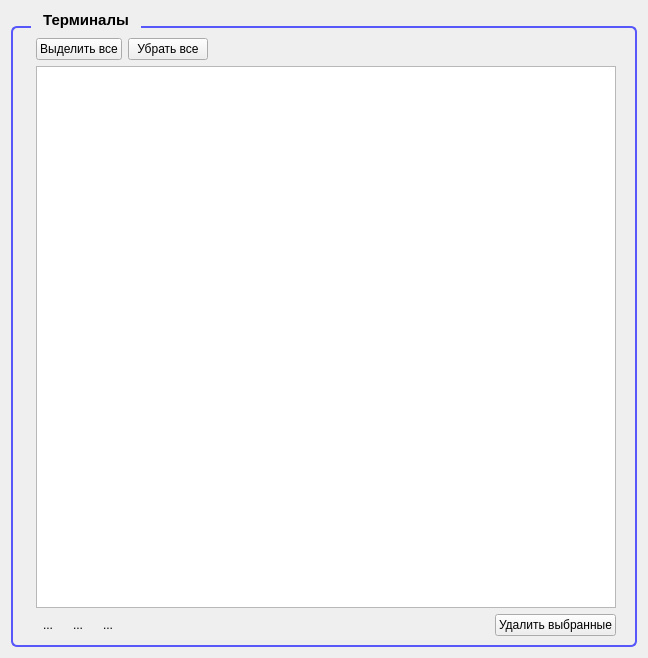
<?xml version="1.0" encoding="UTF-8"?>
<ui version="4.0">
 <class>SelectTerminalsForm</class>
 <widget class="QWidget" name="SelectTerminalsForm">
  <property name="geometry">
   <rect>
    <x>0</x>
    <y>0</y>
    <width>648</width>
    <height>658</height>
   </rect>
  </property>
  <property name="maximumSize">
   <size>
    <width>16777215</width>
    <height>16777215</height>
   </size>
  </property>
  <property name="windowTitle">
   <string>Form</string>
  </property>
  <layout class="QGridLayout" name="gridLayout_2">
   <item row="0" column="0">
    <widget class="QGroupBox" name="groupBoxFuel">
     <property name="styleSheet">
      <string notr="true">QGroupBox
                {
                   border:2px solid #5858FA;
                   border-radius: 6px;
                   padding-top: 1px;
                   padding-left: 14px;
                   padding-right: 10px;
                   padding-bottom: 0px;
                   font-weight: bold;
                   font-size: 15px;
                   margin-top: 15px; 
                }
                QGroupBox::title {
                subcontrol-origin: margin;
                subcontrol-position: top left;
                left: 20px;
                padding: 0 10px;
                }</string>
     </property>
     <property name="title">
      <string>Терминалы</string>
     </property>
     <layout class="QGridLayout" name="gridLayout">
      <item row="1" column="0" colspan="3">
       <widget class="QTableWidget" name="tableWidgetTerm">
        <property name="editTriggers">
         <set>QAbstractItemView::NoEditTriggers</set>
        </property>
        <property name="alternatingRowColors">
         <bool>true</bool>
        </property>
        <property name="selectionMode">
         <enum>QAbstractItemView::SingleSelection</enum>
        </property>
        <property name="selectionBehavior">
         <enum>QAbstractItemView::SelectRows</enum>
        </property>
        <property name="sortingEnabled">
         <bool>false</bool>
        </property>
       </widget>
      </item>
      <item row="0" column="2">
       <spacer name="horizontalSpacer">
        <property name="orientation">
         <enum>Qt::Horizontal</enum>
        </property>
        <property name="sizeHint" stdset="0">
         <size>
          <width>40</width>
          <height>20</height>
         </size>
        </property>
       </spacer>
      </item>
      <item row="0" column="1">
       <widget class="QPushButton" name="pushButtonDeSelectAll">
        <property name="text">
         <string>Убрать все</string>
        </property>
        <property name="icon">
         <iconset resource="../resourses.qrc">
          <normaloff>:/Images/removeAll.png</normaloff>:/Images/removeAll.png</iconset>
        </property>
        <property name="iconSize">
         <size>
          <width>32</width>
          <height>32</height>
         </size>
        </property>
       </widget>
      </item>
      <item row="0" column="0">
       <widget class="QPushButton" name="pushButtonSelectAll">
        <property name="text">
         <string>Выделить все</string>
        </property>
        <property name="icon">
         <iconset resource="../resourses.qrc">
          <normaloff>:/Images/all_check.png</normaloff>:/Images/all_check.png</iconset>
        </property>
        <property name="iconSize">
         <size>
          <width>32</width>
          <height>32</height>
         </size>
        </property>
       </widget>
      </item>
      <item row="2" column="0" colspan="3">
       <layout class="QHBoxLayout" name="horizontalLayout">
        <item>
         <widget class="QToolButton" name="toolButtonSelectTerminal">
          <property name="toolTip">
           <string>Добавить терминал</string>
          </property>
          <property name="text">
           <string>...</string>
          </property>
          <property name="icon">
           <iconset resource="../resourses.qrc">
            <normaloff>:/Images/selectTerminal.png</normaloff>:/Images/selectTerminal.png</iconset>
          </property>
          <property name="iconSize">
           <size>
            <width>32</width>
            <height>32</height>
           </size>
          </property>
          <property name="autoRaise">
           <bool>true</bool>
          </property>
         </widget>
        </item>
        <item>
         <widget class="QToolButton" name="toolButtonSelectTermRegions">
          <property name="toolTip">
           <string>Добавить терминалы региона</string>
          </property>
          <property name="text">
           <string>...</string>
          </property>
          <property name="icon">
           <iconset resource="../resourses.qrc">
            <normaloff>:/Images/selectRegion.png</normaloff>:/Images/selectRegion.png</iconset>
          </property>
          <property name="iconSize">
           <size>
            <width>32</width>
            <height>32</height>
           </size>
          </property>
          <property name="autoRaise">
           <bool>true</bool>
          </property>
         </widget>
        </item>
        <item>
         <widget class="QToolButton" name="toolButtonSelectRegion">
          <property name="toolTip">
           <string>Добавить регион</string>
          </property>
          <property name="text">
           <string>...</string>
          </property>
          <property name="icon">
           <iconset resource="../resourses.qrc">
            <normaloff>:/Images/selectAllRegion.png</normaloff>:/Images/selectAllRegion.png</iconset>
          </property>
          <property name="iconSize">
           <size>
            <width>32</width>
            <height>32</height>
           </size>
          </property>
          <property name="autoRaise">
           <bool>true</bool>
          </property>
         </widget>
        </item>
        <item>
         <spacer name="horizontalSpacer_2">
          <property name="orientation">
           <enum>Qt::Horizontal</enum>
          </property>
          <property name="sizeHint" stdset="0">
           <size>
            <width>40</width>
            <height>20</height>
           </size>
          </property>
         </spacer>
        </item>
        <item>
         <widget class="QPushButton" name="pushButtonDeleteSelected">
          <property name="text">
           <string>Удалить выбранные</string>
          </property>
          <property name="icon">
           <iconset resource="../resourses.qrc">
            <normaloff>:/Images/deleteSelected.png</normaloff>:/Images/deleteSelected.png</iconset>
          </property>
          <property name="iconSize">
           <size>
            <width>32</width>
            <height>32</height>
           </size>
          </property>
         </widget>
        </item>
       </layout>
      </item>
     </layout>
    </widget>
   </item>
  </layout>
 </widget>
 <resources>
  <include location="../resourses.qrc"/>
 </resources>
 <connections/>
</ui>
